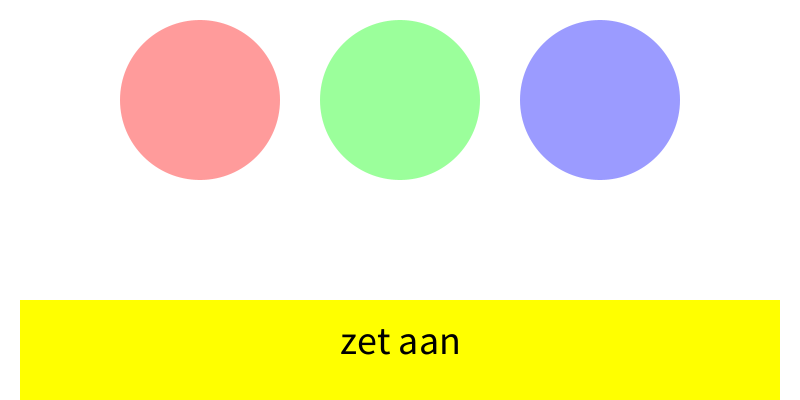
Frame 1 (no input)
Frame 60 (the mouse pressed at the canvas centre just before this capture): identical to frame 1, image omitted
Frame 120 (the mouse held since frame 60 and released just before this capture): identical to frame 1, image omitted

The Processing sketch that drew this single still picture (run headless with seeded random() and noise(); from frame 60 on, the mouse is pressed at the canvas centre):

// Processing sketch: flickeringledlights
// ── flickeringledlights.pde
Boolean lightsActive = false;
Boolean lightsOff = true;
int alpha;
String text;

void setup(){
  frameRate(5);
  size(800, 400);
}

void draw(){
  clear();
  background(255);
  noStroke();
  fill(255,255,0);
  
  textAlign(CENTER, CENTER);
  
  rect(20, height/4*3, width - 40, height/4);
  
  text = "zet aan";
  if (lightsActive){
    text = "zet uit";
  }
  if (lightsActive && lightsOff){
    lightsOff = false;
    alpha = 50;
  } else {
    lightsOff = true;
    alpha = 100;
  }
  
  fill(0);
  textSize(40);
  text(text, width/2, height/4*3+40);
  
  fill(255,0,0, alpha);
  ellipse(width/4*1, height/4, width/5, width/5);
  fill(0,255,0, alpha);
  ellipse(width/4*2, height/4, width/5, width/5);
  fill(0,0,255, alpha);
  ellipse(width/4*3, height/4, width/5, width/5);
  
  
}

void mouseClicked(){

  if (mouseX < 20 || mouseX > width-20 || mouseY < height/4*3 || mouseY > height) {
    return;
  }
  
  lightsActive = !lightsActive;  
  
}
